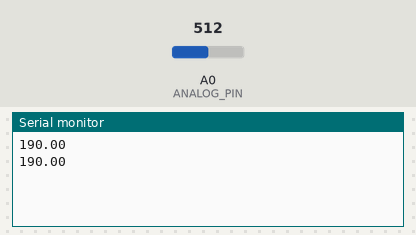
A sketch run on a simulated Arduino Uno, built with avr-gcc and run on an emulated ATmega328P. Parts: the last lines printed to the serial monitor. Inputs (shaded band) come from the test bench; at power-on: A0 (ANALOG_PIN) = 512.

Above: at 1.8 s.
1.9 s: A0 (ANALOG_PIN) set to 716
At 2.8 s:
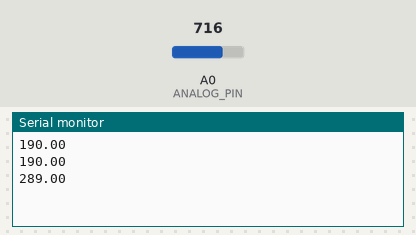
3.4 s: A0 (ANALOG_PIN) set to 900
At 4.5 s:
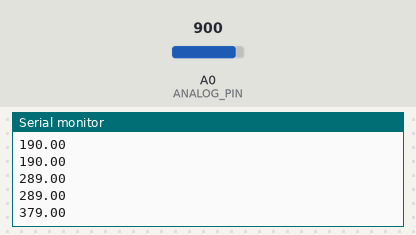
Timing chart, 0 to 6.4 s (numbered marks = the images above; inputs shaded):
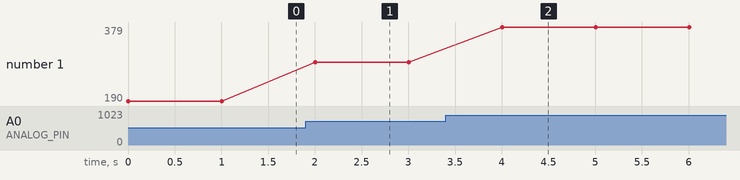

Measured:
- after the input at 1.9 s, the serial monitor: prints a new line after 0.10 s (image 1)
- after the input at 3.4 s, the serial monitor: prints a new line after 0.60 s (image 2)
- plotted number 1: 190 → 289 after the input at 1.9 s, 289 → 379 after the input at 3.4 s

The sketch:

temp_sensor.ino
```cpp
const int ANALOG_PIN = 0;

void setup()
{
  Serial.begin(9600);
}

void loop()
{
  int sensorValue = 0;
  float Vout, temp;

  sensorValue = analogRead(ANALOG_PIN);
  Vout = map(sensorValue, 0, 1023, 0, 5000);
  temp = map(Vout, 300, 1600, -30, 100);

  Serial.println(temp);

  delay(1000);
}
```
